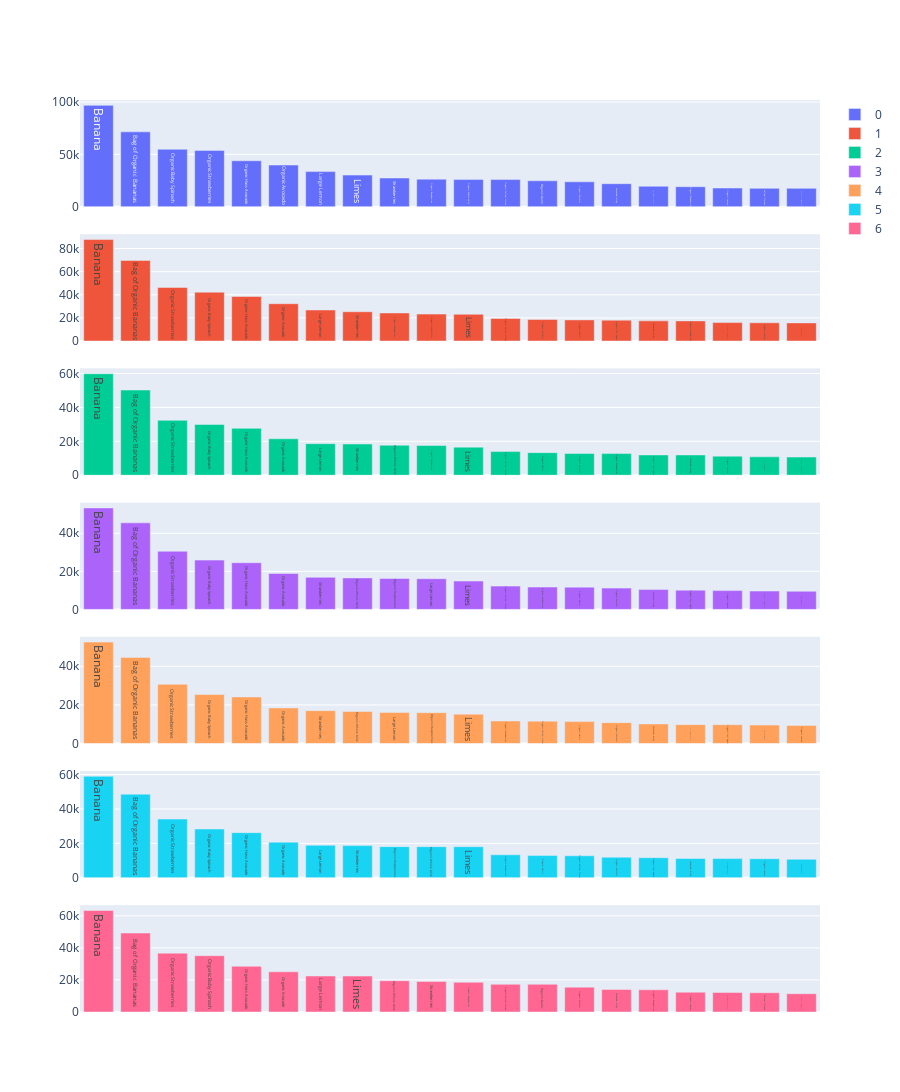

This figure's notebook cell:
### Code cell
day_of_week = [0, 1, 2, 3, 4, 5, 6]

fig = make_subplots(rows = 7, cols = 1, shared_xaxes = False, vertical_spacing = 0.03)

for i in range(len(day_of_week)):
    #order_dow = result_2.loc[result_2['order_dow']== day_of_week[i] ,:]
    #order_dow = order_dow['product_name'].value_counts().head(20)
    order_dow = result_2.loc[result_2['order_dow'] == day_of_week[i] ,'product_name'].value_counts().head(20)
    fig.add_trace(
        go.Bar(x = order_dow.index,
            y = order_dow.values, text= order_dow.index,
               textposition="inside", textangle=90,
        name = str(day_of_week[i])),
        row = i + 1,
        col = 1
    )

fig.update_layout(
    autosize=False, height=2000)
fig.update_xaxes(showticklabels=False)
fig.show()

### Figure 1 — Plotly figure (JSON) as saved in the notebook; plotly's stock layout.template omitted (floating-point values rounded to 4 significant figures)
{"data": [{"name": "0", "text": ["Banana", "Bag of Organic Bananas", "Organic Baby Spinach", "Organic Strawberries", "Organic Hass Avocado", "Organic Avocado", "Large Lemon", "Limes", "Strawberries", "Organic Raspberries", "Organic Whole Milk", "Organic Yellow Onion", "Organic Garlic", "Organic Zucchini", "Cucumber Kirby", "Organic Grape Tomatoes", "Organic Blueberries", "Organic Lemon", "Yellow Onions", "Apple Honeycrisp Organic"], "textangle": 90, "textposition": "inside", "type": "bar", "x": ["Banana", "Bag of Organic Bananas", "Organic Baby Spinach", "Organic Strawberries", "Organic Hass Avocado", "Organic Avocado", "Large Lemon", "Limes", "Strawberries", "Organic Raspberries", "Organic Whole Milk", "Organic Yellow Onion", "Organic Garlic", "Organic Zucchini", "Cucumber Kirby", "Organic Grape Tomatoes", "Organic Blueberries", "Organic Lemon", "Yellow Onions", "Apple Honeycrisp Organic"], "xaxis": "x", "y": [96769, 71493, 54914, 53831, 43944, 39846, 33605, 30266, 27486, 26378, 26177, 26011, 24845, 23864, 22054, 19615, 19195, 17960, 17639, 17611], "yaxis": "y"}, {"name": "1", "text": ["Banana", "Bag of Organic Bananas", "Organic Strawberries", "Organic Baby Spinach", "Organic Hass Avocado", "Organic Avocado", "Large Lemon", "Strawberries", "Organic Raspberries", "Organic Whole Milk", "Limes", "Organic Yellow Onion", "Organic Zucchini", "Organic Garlic", "Organic Fuji Apple", "Cucumber Kirby", "Organic Blueberries", "Apple Honeycrisp Organic", "Organic Lemon", "Organic Half & Half"], "textangle": 90, "textposition": "inside", "type": "bar", "x": ["Banana", "Bag of Organic Bananas", "Organic Strawberries", "Organic Baby Spinach", "Organic Hass Avocado", "Organic Avocado", "Large Lemon", "Strawberries", "Organic Raspberries", "Organic Whole Milk", "Limes", "Organic Yellow Onion", "Organic Zucchini", "Organic Garlic", "Organic Fuji Apple", "Cucumber Kirby", "Organic Blueberries", "Apple Honeycrisp Organic", "Organic Lemon", "Organic Half & Half"], "xaxis": "x2", "y": [87787, 69726, 46361, 42277, 38562, 32284, 26840, 25332, 24275, 23298, 23132, 19516, 18664, 18268, 18058, 17435, 17416, 15968, 15784, 15677], "yaxis": "y2"}, {"name": "2", "text": ["Banana", "Bag of Organic Bananas", "Organic Strawberries", "Organic Baby Spinach", "Organic Hass Avocado", "Organic Avocado", "Large Lemon", "Strawberries", "Organic Whole Milk", "Organic Raspberries", "Limes", "Organic Yellow Onion", "Organic Garlic", "Organic Zucchini", "Organic Blueberries", "Organic Fuji Apple", "Cucumber Kirby", "Organic Lemon", "Organic Half & Half", "Apple Honeycrisp Organic"], "textangle": 90, "textposition": "inside", "type": "bar", "x": ["Banana", "Bag of Organic Bananas", "Organic Strawberries", "Organic Baby Spinach", "Organic Hass Avocado", "Organic Avocado", "Large Lemon", "Strawberries", "Organic Whole Milk", "Organic Raspberries", "Limes", "Organic Yellow Onion", "Organic Garlic", "Organic Zucchini", "Organic Blueberries", "Organic Fuji Apple", "Cucumber Kirby", "Organic Lemon", "Organic Half & Half", "Apple Honeycrisp Organic"], "xaxis": "x3", "y": [59881, 50271, 32394, 29964, 27668, 21512, 18627, 18418, 17681, 17513, 16567, 13957, 13312, 12804, 12767, 11967, 11953, 11250, 10873, 10719], "yaxis": "y3"}, {"name": "3", "text": ["Banana", "Bag of Organic Bananas", "Organic Strawberries", "Organic Baby Spinach", "Organic Hass Avocado", "Organic Avocado", "Strawberries", "Organic Whole Milk", "Organic Raspberries", "Large Lemon", "Limes", "Organic Yellow Onion", "Organic Blueberries", "Organic Garlic", "Organic Zucchini", "Cucumber Kirby", "Organic Fuji Apple", "Organic Lemon", "Apple Honeycrisp Organic", "Organic Half & Half"], "textangle": 90, "textposition": "inside", "type": "bar", "x": ["Banana", "Bag of Organic Bananas", "Organic Strawberries", "Organic Baby Spinach", "Organic Hass Avocado", "Organic Avocado", "Strawberries", "Organic Whole Milk", "Organic Raspberries", "Large Lemon", "Limes", "Organic Yellow Onion", "Organic Blueberries", "Organic Garlic", "Organic Zucchini", "Cucumber Kirby", "Organic Fuji Apple", "Organic Lemon", "Apple Honeycrisp Organic", "Organic Half & Half"], "xaxis": "x4", "y": [53327, 45491, 30552, 25902, 24528, 18884, 16860, 16567, 16255, 16120, 14926, 12243, 11764, 11707, 11191, 10416, 10118, 9881, 9652, 9532], "yaxis": "y4"}, {"name": "4", "text": ["Banana", "Bag of Organic Bananas", "Organic Strawberries", "Organic Baby Spinach", "Organic Hass Avocado", "Organic Avocado", "Strawberries", "Organic Whole Milk", "Large Lemon", "Organic Raspberries", "Limes", "Organic Blueberries", "Organic Yellow Onion", "Organic Garlic", "Organic Zucchini", "Cucumber Kirby", "Seedless Red Grapes", "Organic Fuji Apple", "Organic Half & Half", "Organic Lemon"], "textangle": 90, "textposition": "inside", "type": "bar", "x": ["Banana", "Bag of Organic Bananas", "Organic Strawberries", "Organic Baby Spinach", "Organic Hass Avocado", "Organic Avocado", "Strawberries", "Organic Whole Milk", "Large Lemon", "Organic Raspberries", "Limes", "Organic Blueberries", "Organic Yellow Onion", "Organic Garlic", "Organic Zucchini", "Cucumber Kirby", "Seedless Red Grapes", "Organic Fuji Apple", "Organic Half & Half", "Organic Lemon"], "xaxis": "x5", "y": [52497, 44604, 30676, 25384, 24122, 18442, 17059, 16612, 16111, 15994, 15230, 11702, 11612, 11413, 10848, 10165, 9821, 9754, 9581, 9415], "yaxis": "y5"}, {"name": "5", "text": ["Banana", "Bag of Organic Bananas", "Organic Strawberries", "Organic Baby Spinach", "Organic Hass Avocado", "Organic Avocado", "Large Lemon", "Strawberries", "Organic Raspberries", "Organic Whole Milk", "Limes", "Organic Blueberries", "Organic Garlic", "Organic Yellow Onion", "Organic Zucchini", "Organic Fuji Apple", "Cucumber Kirby", "Seedless Red Grapes", "Organic Lemon", "Organic Half & Half"], "textangle": 90, "textposition": "inside", "type": "bar", "x": ["Banana", "Bag of Organic Bananas", "Organic Strawberries", "Organic Baby Spinach", "Organic Hass Avocado", "Organic Avocado", "Large Lemon", "Strawberries", "Organic Raspberries", "Organic Whole Milk", "Limes", "Organic Blueberries", "Organic Garlic", "Organic Yellow Onion", "Organic Zucchini", "Organic Fuji Apple", "Cucumber Kirby", "Seedless Red Grapes", "Organic Lemon", "Organic Half & Half"], "xaxis": "x6", "y": [58990, 48618, 34146, 28356, 26247, 20726, 18907, 18709, 18122, 18090, 18086, 13372, 12949, 12796, 11938, 11680, 11220, 11175, 11092, 10764], "yaxis": "y6"}, {"name": "6", "text": ["Banana", "Bag of Organic Bananas", "Organic Strawberries", "Organic Baby Spinach", "Organic Hass Avocado", "Organic Avocado", "Large Lemon", "Limes", "Organic Whole Milk", "Strawberries", "Organic Raspberries", "Organic Yellow Onion", "Organic Garlic", "Organic Zucchini", "Cucumber Kirby", "Organic Blueberries", "Organic Lemon", "Organic Grape Tomatoes", "Yellow Onions", "Apple Honeycrisp Organic"], "textangle": 90, "textposition": "inside", "type": "bar", "x": ["Banana", "Bag of Organic Bananas", "Organic Strawberries", "Organic Baby Spinach", "Organic Hass Avocado", "Organic Avocado", "Large Lemon", "Limes", "Organic Whole Milk", "Strawberries", "Organic Raspberries", "Organic Yellow Onion", "Organic Garlic", "Organic Zucchini", "Cucumber Kirby", "Organic Blueberries", "Organic Lemon", "Organic Grape Tomatoes", "Yellow Onions", "Apple Honeycrisp Organic"], "xaxis": "x7", "y": [63314, 49247, 36723, 35124, 28513, 25121, 22447, 22420, 19480, 19087, 18520, 17291, 17284, 15514, 14072, 13844, 12364, 12205, 12020, 11413], "yaxis": "y7"}], "layout": {"autosize": false, "height": 2000, "xaxis": {"anchor": "y", "domain": [0, 1], "showticklabels": false}, "xaxis2": {"anchor": "y2", "domain": [0, 1], "showticklabels": false}, "xaxis3": {"anchor": "y3", "domain": [0, 1], "showticklabels": false}, "xaxis4": {"anchor": "y4", "domain": [0, 1], "showticklabels": false}, "xaxis5": {"anchor": "y5", "domain": [0, 1], "showticklabels": false}, "xaxis6": {"anchor": "y6", "domain": [0, 1], "showticklabels": false}, "xaxis7": {"anchor": "y7", "domain": [0, 1], "showticklabels": false}, "yaxis": {"anchor": "x", "domain": [0.8829, 1.0]}, "yaxis2": {"anchor": "x2", "domain": [0.7357, 0.8529]}, "yaxis3": {"anchor": "x3", "domain": [0.5886, 0.7057]}, "yaxis4": {"anchor": "x4", "domain": [0.4414, 0.5586]}, "yaxis5": {"anchor": "x5", "domain": [0.2943, 0.4114]}, "yaxis6": {"anchor": "x6", "domain": [0.1471, 0.2643]}, "yaxis7": {"anchor": "x7", "domain": [0, 0.1171]}}}
